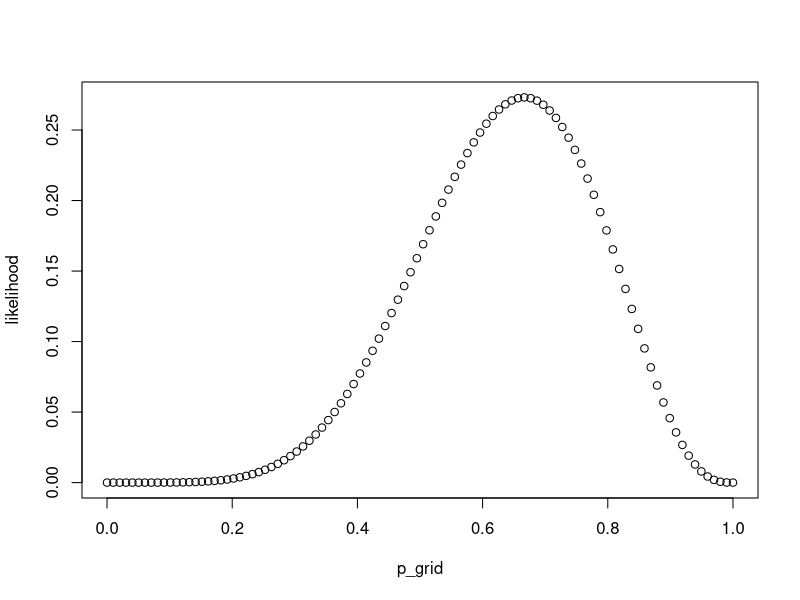
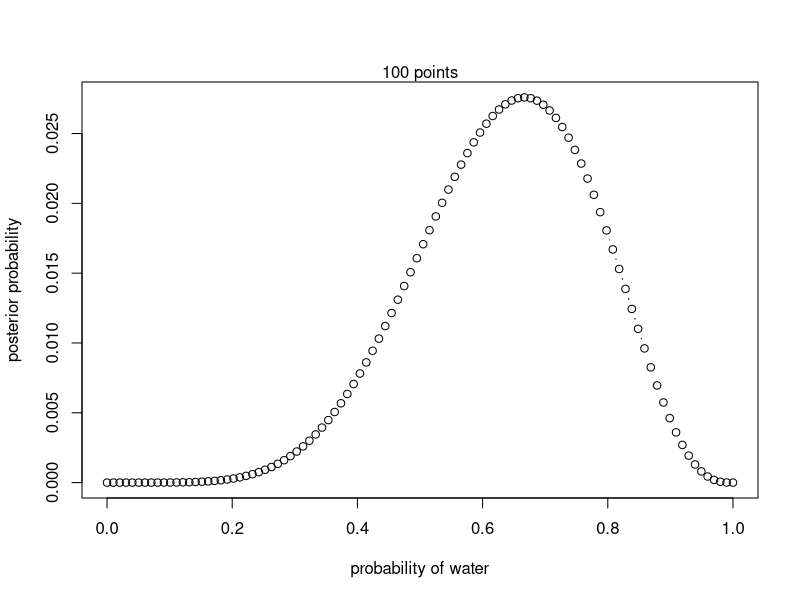
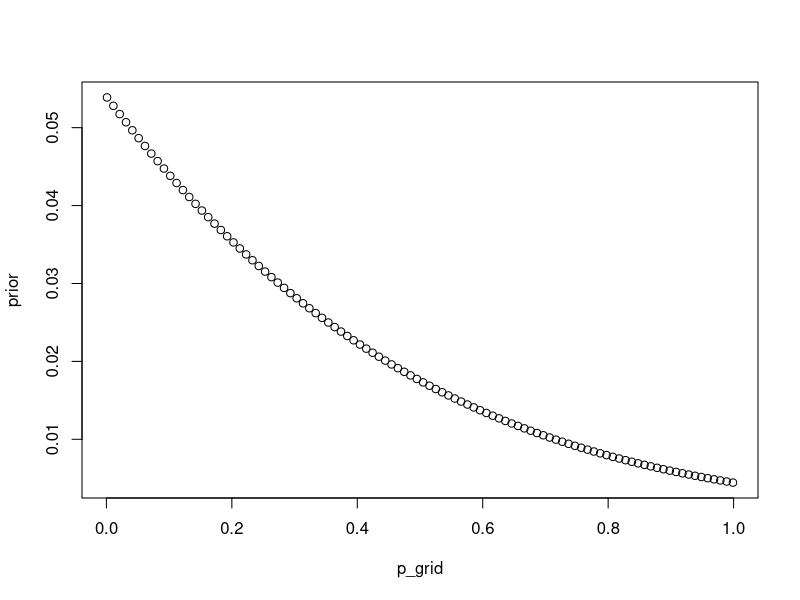
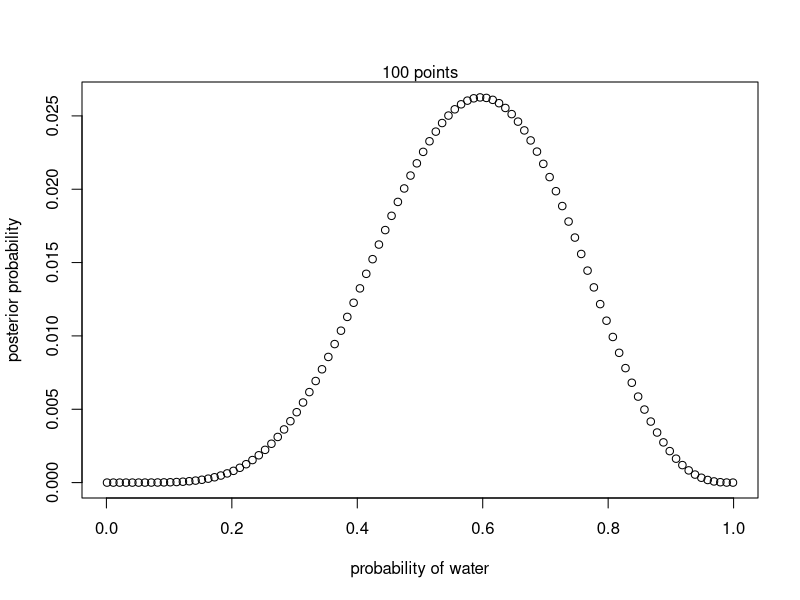
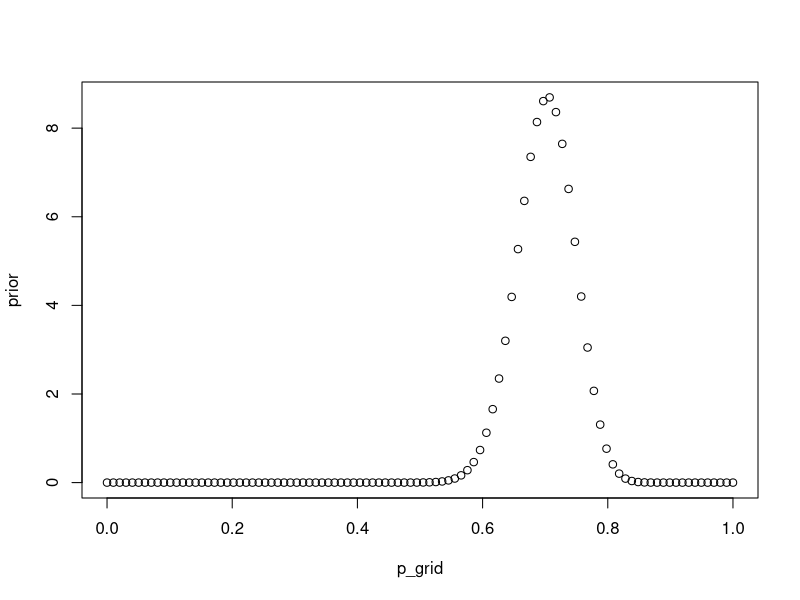
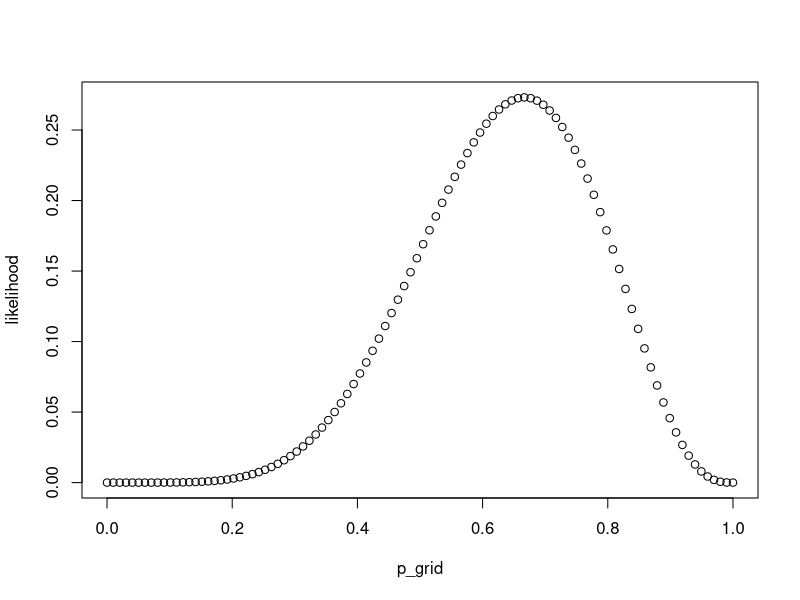
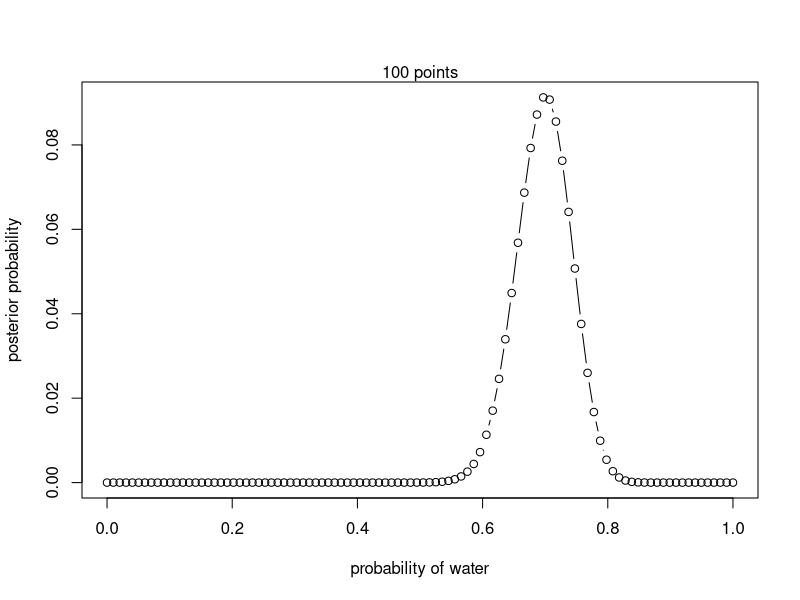

Write R code to recreate these figures, in order.
#Compute posterior distribution by hand
#Problem settings: 9 tosses, 6 success
#-----------------------------------------
# define grid
p_grid <- seq( from=0 , to=1 , length.out=100)
# define prior
prior <- rep(1, length(p_grid))
# compute likelihood at each value in grid, 9 toss, 6 sucessess
likelihood <- dbinom( 6 , size=9 , prob=p_grid )
plot(p_grid, likelihood)
# compute product of likelihood and prior
unstd.posterior <- likelihood * prior

# standardize the posterior, so it sums to 1
posterior <- unstd.posterior/ sum(unstd.posterior)
cat("sum is", sum(posterior), '\n')
plot( p_grid , posterior , type="b" ,
      xlab="probability of water" , ylab="posterior probability" )
mtext( "100 points" )

#---------------------------------------------
#Changing prior
#Now lest's making prior a normal distribution as a funtion of p_grid
# define grid
p_grid <- seq( from=0.001 , to=0.999 , length.out=100)
# define prior
#prior <- ifelse( p_grid < 0.5 , 0 , 1 )
prior <- dnorm(p_grid, mean=-2, sd = 1)
plot(p_grid, prior)

#Check if the intergration is less that 1. Note: A prior does not need to be intergrated to 1
#In this case we have improper prior
f <- function(x){dnorm(x, mean=-2, sd = 1)}
integrate(f, lower = 0, upper = 1)

# compute likelihood at each value in grid, 9 toss, 6 sucessess
likelihood <- dbinom( 6 , size=9 , prob=p_grid )
# compute product of likelihood and prior
unstd.posterior <- likelihood * prior

# standardize the posterior, so it sums to 1
posterior <- unstd.posterior/ sum(unstd.posterior)
cat("sum is", sum(posterior), '\n')
plot( p_grid , posterior , type="b" ,
      xlab="probability of water" , ylab="posterior probability" )
mtext( "100 points" )

#---------------------------------------------------------
#chaging prior again: 
#According to the literature 60-80% chances will get a success. 
#Take this information into account in your prior and calculate new posterior.
#In this case we need to calculate prior distribution
#make the mean of prior .7; let's make our prior a conjugate prior of posterior
#let's make a pseudo sample size as 100
#prior ~ beta(a,b); a = 0.7*100 = 70; b =0.3*100 = 30
#---------------------------------------------------------
# define grid
p_grid <- seq( from=0, to=1, length.out=100)
prior <-dbeta(p_grid,70,30)
plot(p_grid, prior)
# check intergration 
f <- function(x){dbeta(x,70,30)}
integrate(f, lower = 0, upper = 1)

# compute likelihood at each value in grid, 9 toss, 6 sucessess
likelihood <- dbinom( 6 , size=9 , prob=p_grid )
plot(p_grid, likelihood)

# compute product of likelihood and prior
unstd.posterior <- likelihood * prior

# standardize the posterior, so it sums to 1
posterior <- unstd.posterior/ sum(unstd.posterior)
cat("sum is", sum(posterior), '\n')
plot( p_grid , posterior , type="b" ,
      xlab="probability of water" , ylab="posterior probability" )
mtext( "100 points" )

# reference web: http://stats.stackexchange.com/questions/58564/help-me-understand-bayesian-prior-and-posterior-distributions
